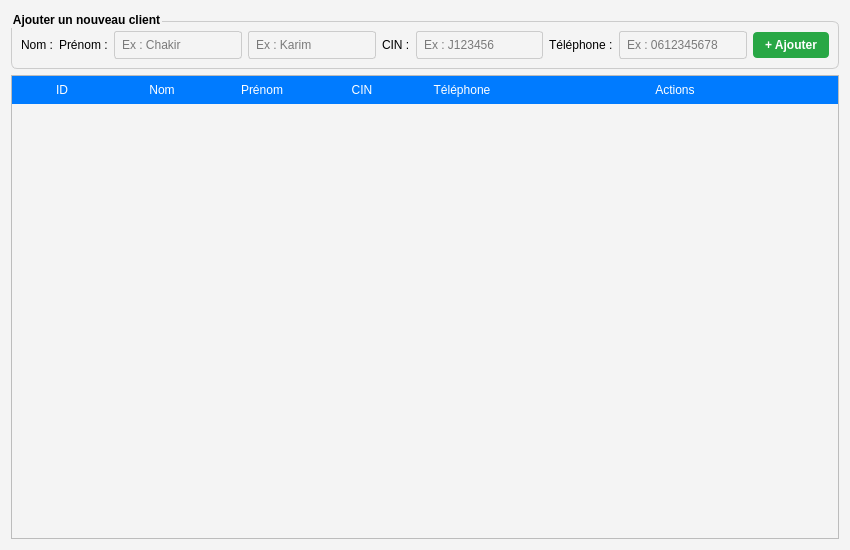
<?xml version="1.0" encoding="UTF-8"?>
<ui version="4.0">
 <class>ClientView</class>
 <widget class="QWidget" name="ClientView">
  <property name="geometry">
   <rect>
    <x>0</x>
    <y>0</y>
    <width>850</width>
    <height>550</height>
   </rect>
  </property>
  <property name="font">
   <font>
    <bold>false</bold>
   </font>
  </property>
  <property name="windowTitle">
   <string>Gestion des Clients</string>
  </property>
  <property name="styleSheet">
   <string notr="true">
QWidget {
    background-color: #f4f4f4;
}
QGroupBox {
    border: 1px solid #ccc;
    border-radius: 6px;
    margin-top: 10px;
    font-weight: bold;
}
QLineEdit {
    padding: 5px;
    border: 1px solid #ccc;
    border-radius: 3px;
}
QPushButton {
    background-color: #28a745;
    color: white;
    padding: 6px 12px;
    border-radius: 4px;
    font-weight: bold;
}
QPushButton:hover {
    background-color: #218838;
}
QHeaderView::section {
    background-color: #007bff;
    color: white;
    padding: 5px;
    border: none;
}
   </string>
  </property>
  <layout class="QVBoxLayout" name="verticalLayout">
   <item>
    <widget class="QGroupBox" name="groupBoxAddClient">
     <property name="enabled">
      <bool>true</bool>
     </property>
     <property name="font">
      <font>
       <pointsize>9</pointsize>
       <bold>true</bold>
       <kerning>true</kerning>
       <hintingpreference>PreferFullHinting</hintingpreference>
      </font>
     </property>
     <property name="title">
      <string>Ajouter un nouveau client</string>
     </property>
     <layout class="QHBoxLayout" name="horizontalLayoutAdd">
      <item>
       <widget class="QLabel" name="labelNom">
        <property name="text">
         <string>Nom :</string>
        </property>
       </widget>
      </item>
      <item>
       <widget class="QLabel" name="labelPrenom">
        <property name="text">
         <string>Prénom :</string>
        </property>
       </widget>
      </item>
      <item>
       <widget class="QLineEdit" name="lineNom">
        <property name="placeholderText">
         <string>Ex : Chakir</string>
        </property>
       </widget>
      </item>
      <item>
       <widget class="QLineEdit" name="linePrenom">
        <property name="placeholderText">
         <string>Ex : Karim</string>
        </property>
       </widget>
      </item>
      <item>
       <widget class="QLabel" name="labelCin">
        <property name="text">
         <string>CIN :</string>
        </property>
       </widget>
      </item>
      <item>
       <widget class="QLineEdit" name="lineCin">
        <property name="placeholderText">
         <string>Ex : J123456</string>
        </property>
       </widget>
      </item>
      <item>
       <widget class="QLabel" name="labelTel">
        <property name="text">
         <string>Téléphone :</string>
        </property>
       </widget>
      </item>
      <item>
       <widget class="QLineEdit" name="lineTelephone">
        <property name="placeholderText">
         <string>Ex : 0612345678</string>
        </property>
       </widget>
      </item>
      <item>
       <widget class="QPushButton" name="btnAjouterClient">
        <property name="text">
         <string>+ Ajouter</string>
        </property>
       </widget>
      </item>
     </layout>
    </widget>
   </item>
   <item>
    <widget class="QTableWidget" name="tableClients">
     <property name="enabled">
      <bool>true</bool>
     </property>
     <property name="font">
      <font>
       <pointsize>1</pointsize>
       <bold>false</bold>
      </font>
     </property>
     <property name="alternatingRowColors">
      <bool>true</bool>
     </property>
     <property name="selectionMode">
      <enum>QAbstractItemView::SelectionMode::SingleSelection</enum>
     </property>
     <property name="selectionBehavior">
      <enum>QAbstractItemView::SelectionBehavior::SelectRows</enum>
     </property>
     <attribute name="horizontalHeaderStretchLastSection">
      <bool>true</bool>
     </attribute>
     <column>
      <property name="text">
       <string>ID</string>
      </property>
     </column>
     <column>
      <property name="text">
       <string>Nom</string>
      </property>
     </column>
     <column>
      <property name="text">
       <string>Prénom</string>
      </property>
     </column>
     <column>
      <property name="text">
       <string>CIN</string>
      </property>
     </column>
     <column>
      <property name="text">
       <string>Téléphone</string>
      </property>
     </column>
     <column>
      <property name="text">
       <string>Actions</string>
      </property>
     </column>
    </widget>
   </item>
  </layout>
 </widget>
 <resources/>
 <connections/>
</ui>
